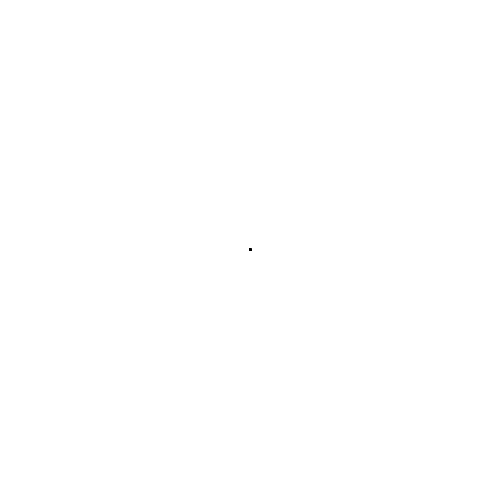
Frame 1 (no input)
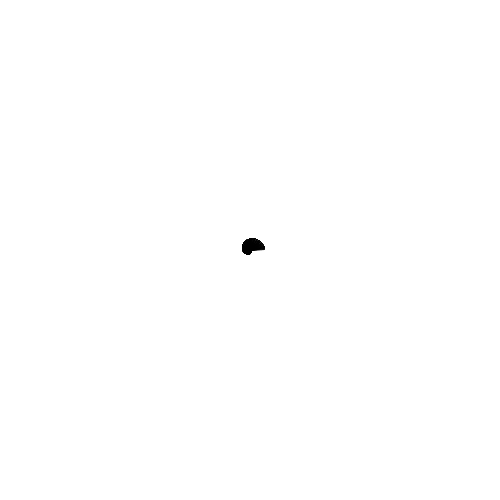
Frame 60 (the mouse pressed at the canvas centre just before this capture)
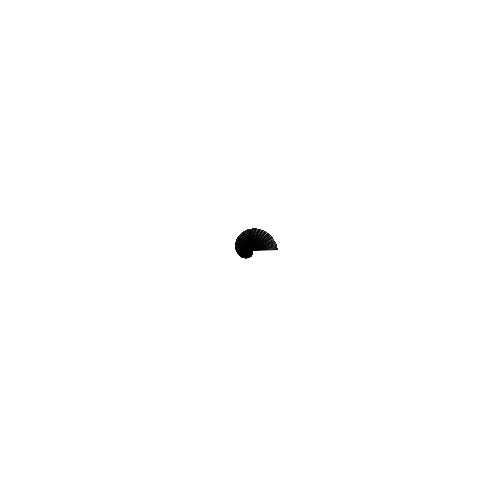
Frame 120 (the mouse held since frame 60 and released just before this capture)

The Processing sketch that drew these frames (run headless with seeded random() and noise(); from frame 60 on, the mouse is pressed at the canvas centre):

// Processing sketch: processing_100768
// ── processing_100768.pde

int lineNo = 179;
float [] theta = new float [lineNo];
float [] radius = new float [lineNo];
void setup(){
  size(500,500);
  for (int x = 0; x < theta.length; x++){
    theta[x] = x * 2 * PI / (lineNo);
  }
}
void draw(){
  translate(250, 250);
  background(255);
  for (int x = 0; x < theta.length; x++){
    radius[x] = 200 * sin(theta[x] * millis() * .00001 % 20);
    line(0, 0, radius[x] * cos(theta[x]), radius[x] * sin(theta[x]));
  }
}
